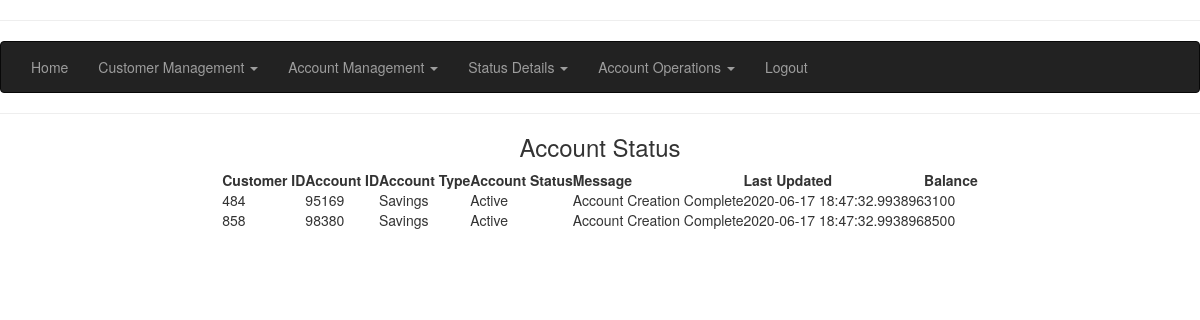
Before: /execpage/account-status with the older database file.
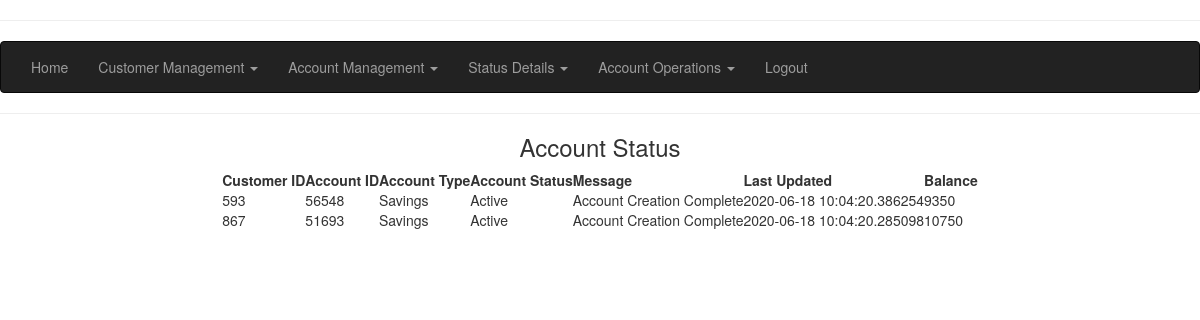
After: the same page with the newer database file.
### app.py (models this page shows, shortened)
class Customer(db.Model):
    customerid = db.Column(db.Integer, primary_key=True, nullable=False)
    customerssn = db.Column(db.Integer, nullable=False)
    customeraccno = db.Column(db.Integer, nullable=False, default=0)
    customeracctype = db.Column(db.String(15), nullable=False, default='N/A')
    customerstatus = db.Column(db.String(15), nullable=False, default='Active')
    customermsg = db.Column(db.String(50), nullable=False, default='Customer created successfully')
    customerupd = db.Column(db.DateTime, nullable=False, default=datetime.utcnow)
    customerage = db.Column(db.Integer, nullable=False)
    customername = db.Column(db.String(30), nullable=False)
    customeraddr = db.Column(db.String(100), nullable=False)
    customerstate = db.Column(db.String(20), nullable=False)
    customercity = db.Column(db.String(20), nullable=False)

class Transaction(db.Model):
    accountid = db.Column(db.Integer, primary_key=True, nullable=False)
    transactionid = db.Column(db.Integer, nullable=False, default = 0)
    balance = db.Column(db.Integer, nullable=False)
    description = db.Column(db.String(15), nullable=False, default='N/A')
    transdate = db.Column(db.DateTime, nullable=False, default=datetime.utcnow)
    amount = db.Column(db.Integer, nullable=False, default = 0)

### app.py (the view)
@app.route('/execpage/account-status', methods=['GET','POST'])
def show_account_details():
    records = db.session.query(Customer, Transaction).join(Transaction, Customer.customeraccno==Transaction.accountid).all()
    return render_template('accountstatus.html',records=records)

### app.py (called while the page is built)
@app.before_request
def before_request():
    g.username=None
    if 'username' in session:
        g.username = session['username']

### templates/accountstatus.html (shortened to what this page needs)
<!DOCTYPE html>
<html lang="en">
<head>
    <link rel="stylesheet" href="https://maxcdn.bootstrapcdn.com/bootstrap/3.4.1/css/bootstrap.min.css">
    <link rel="stylesheet" href="https://unpkg.com/purecss@2.0.3/build/pure-min.css">
</head>
<body>
<hr>
<nav class="navbar navbar-inverse">
    <div class="container-fluid">
      <ul class="nav navbar-nav">
        <li><a href="/execpage">Home</a></li>
        <li class="dropbtn"><a class="dropdown-toggle" data-toggle="dropdown" href="#">Customer Management <span class="caret"></span></a>
        </li>
        <li class="dropdown"><a class="dropdown-toggle" data-toggle="dropdown" href="#">Account Management <span class="caret"></span></a>
        </li>
        <li class="dropdown"><a class="dropdown-toggle" data-toggle="dropdown" href="#">Status Details <span class="caret"></span></a>
        </li>
        <li class="dropdown"><a class="dropdown-toggle" data-toggle="dropdown" href="#">Account Operations <span class="caret"></span></a>
        </li>
        <li><a href="/logout">Logout</a></li>
      </ul>
    </div>
  </nav>
<hr>
<h3 style="text-align:center">Account Status</h3>
<table class="pure-table pure-table-bordered">
    <thead>
        <tr>
            <th>Customer ID</th>
            <th>Account ID</th>
            <th>Account Type</th>
            <th>Account Status</th>
            <th>Message</th>
            <th>Last Updated</th>
            <th>Balance</th>
        </tr>
    </thead>
    <tbody>
        {% for r in records %}
        <tr>
            <td>{{ r[0].customerid }}</td>
            <td>{{ r[0].customeraccno }}</td>
            <td>{{ r[0].customeracctype }}</td>
            <td>{{ r[0].customerstatus }}</td>
            <td>Account Creation Complete</td>
            <td>{{ r[1].transdate }}</td>
            <td>{{ r[1].balance }}</td>
        </tr>
        {% endfor %}
    </tbody>
</table>
</body>
</html>

### templates/accountstatus.html (style rules this page uses)
table { margin-left: auto; margin-right: auto; }

Changed rows visible on the page:
removed Customer: customerid "484", customeraccno "95169", customeracctype "Savings", customerstatus "Active", transdate "2020-06-17 18:47:32.993896", balance "3100"
removed Customer: customerid "858", customeraccno "98380", customeracctype "Savings", customerstatus "Active", transdate "2020-06-17 18:47:32.993896", balance "8500"
added Customer: customerid "593", customeraccno "56548", customeracctype "Savings", customerstatus "Active", transdate "2020-06-18 10:04:20.386254", balance "9350"
added Customer: customerid "867", customeraccno "51693", customeracctype "Savings", customerstatus "Active", transdate "2020-06-18 10:04:20.285098", balance "10750"
